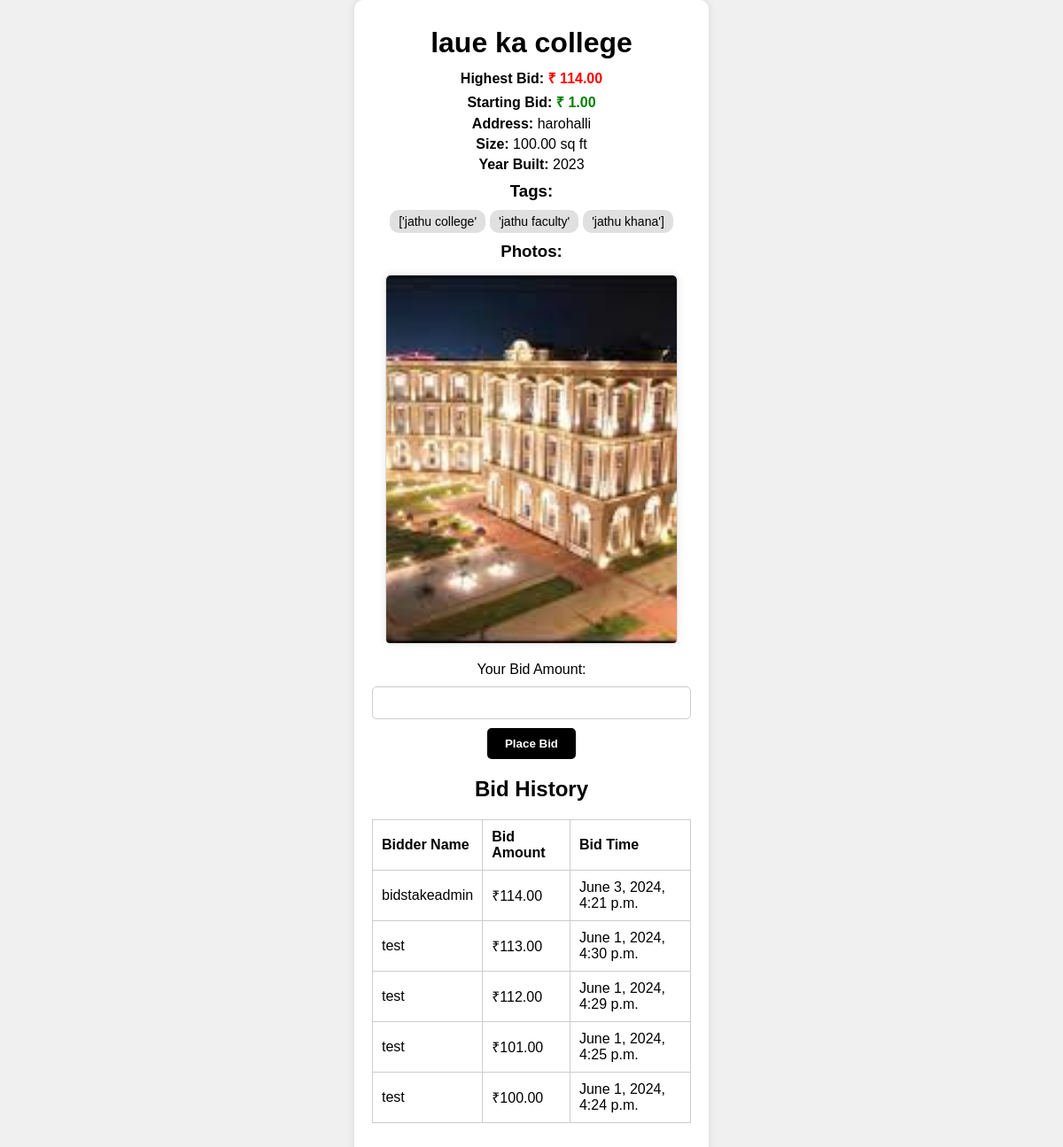
The app's page /bid/13/ (signed in), older data.
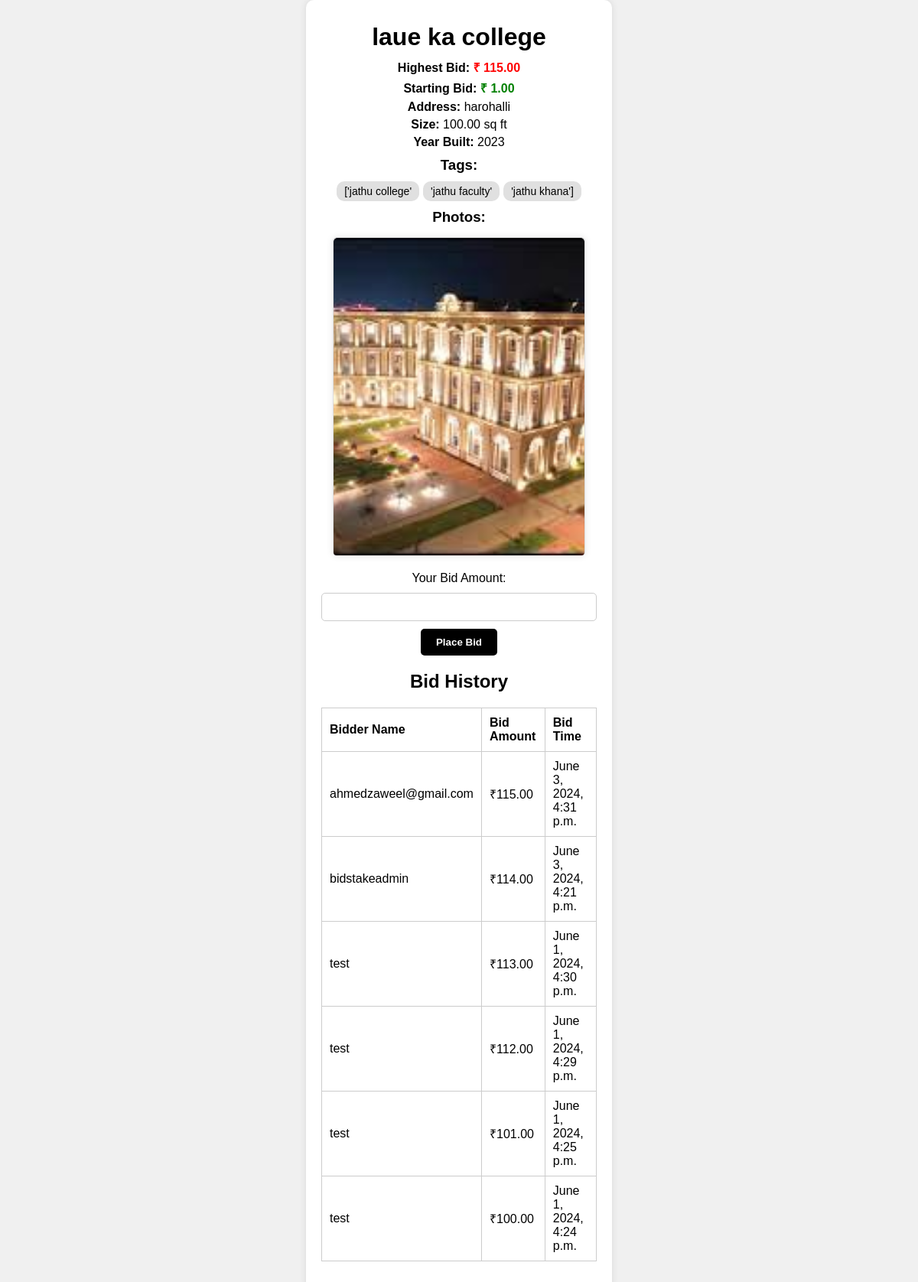
The same page, newer data.
### auctions/models.py (models this page shows, shortened)
class Listing(models.Model):
    title = models.CharField(max_length=200)
    description = models.TextField()
    starting_bid = models.DecimalField(max_digits=10, decimal_places=2)
    address = models.CharField(max_length=200, default='default address')
    size = models.DecimalField(max_digits=10, decimal_places=2, default=0)
    year_built = models.IntegerField(
        validators=[
            MinValueValidator(1000),
            MaxValueValidator(datetime.datetime.now().year)
        ],
        default=datetime.datetime.now().year
    )
    tags = models.CharField(max_length=255, blank=True)
    created_at = models.DateTimeField(default=timezone.now)
    current_bid = models.DecimalField(max_digits=10, decimal_places=2, default=0)
    user = models.ForeignKey(User, on_delete=models.CASCADE)

class ListingImage(models.Model):
    listing = models.ForeignKey(Listing, related_name='images', on_delete=models.CASCADE)
    image = models.ImageField(upload_to='listing_images/')

class Bid(models.Model):
    listing = models.ForeignKey(Listing, on_delete=models.CASCADE)
    bidder = models.ForeignKey(User, on_delete=models.CASCADE)
    bid_amount = models.DecimalField(max_digits=10, decimal_places=2)
    bid_time = models.DateTimeField(default=timezone.now)

class User(AbstractUser):
    pass

### auctions/views.py (the view, shortened to what this page needs)
# urls.py: path('bid/<int:listing_id>/', views.bid, name='bid'),
@login_required(login_url='login')
def bid(request, listing_id):
    listing = get_object_or_404(Listing, id=listing_id)
    bids = Bid.objects.filter(listing=listing).order_by('-bid_time')
    tags = [tag.strip() for tag in listing.tags.split(',')] if listing.tags else []
    context = {
        'listing': listing,
        'bids': bids,
        'tags': tags,
    }
    return render(request, 'auctions/bid.html', context)

### auctions/templates/auctions/bid.html (shortened to what this page needs)
<!DOCTYPE html>
<html lang="en">
<head>
</head>
<body>
    <div class="container">
        <h1>{{ listing.title }}</h1>
        <p><strong>Highest Bid:</strong> <span class="highest-bid">₹ {{ listing.current_bid }}</span></p>
        <p><strong>Starting Bid:</strong> <span class="starting-bid">₹ {{ listing.starting_bid }}</span></p>
        <p><strong>Address:</strong> {{ listing.address }}</p>
        <p><strong>Size:</strong> {{ listing.size }} sq ft</p>
        <p><strong>Year Built:</strong> {{ listing.year_built }}</p>
        <h3>Tags:</h3>
        <div class="tags-container">
            {% for tag in tags %}
                <span class="tag">{{ tag }}</span>
            {% endfor %}
        </div>
        <h3>Photos:</h3>
        <div class="listing-card">
            {% for image in listing.images.all %}
                <img src="{{ image.image.url }}" alt="Listing Image" class="listing-image">
            {% endfor %}
        </div>
        <form method="post">
            <label for="bid_amount">Your Bid Amount:</label>
            <input type="text" id="bid_amount" name="bid_amount" required>
            <button type="submit"><strong>Place Bid</strong></button>
        </form>
        <h2>Bid History</h2>
        <table>
            <thead>
                <tr>
                    <th>Bidder Name</th>
                    <th>Bid Amount</th>
                    <th>Bid Time</th>
                </tr>
            </thead>
            <tbody>
                {% for bid in bids %}
                    <tr>
                        <td>{{ bid.bidder.username }}</td>
                        <td>₹{{ bid.bid_amount }}</td>
                        <td>{{ bid.bid_time }}</td>
                    </tr>
                {% empty %}
                    <tr>
                        <td colspan="3">No bids yet.</td>
                    </tr>
                {% endfor %}
            </tbody>
        </table>
    </div>
</body>
</html>

Row changes from the older to the newer data that the page shows:
changed Listing "laue ka college": current_bid "114.00" → "115.00"
added Bid: bidder.username "ahmedzaweel@gmail.com", bid_amount "115.00", bid_time "June 3, 2024, 4:31 p.m."
